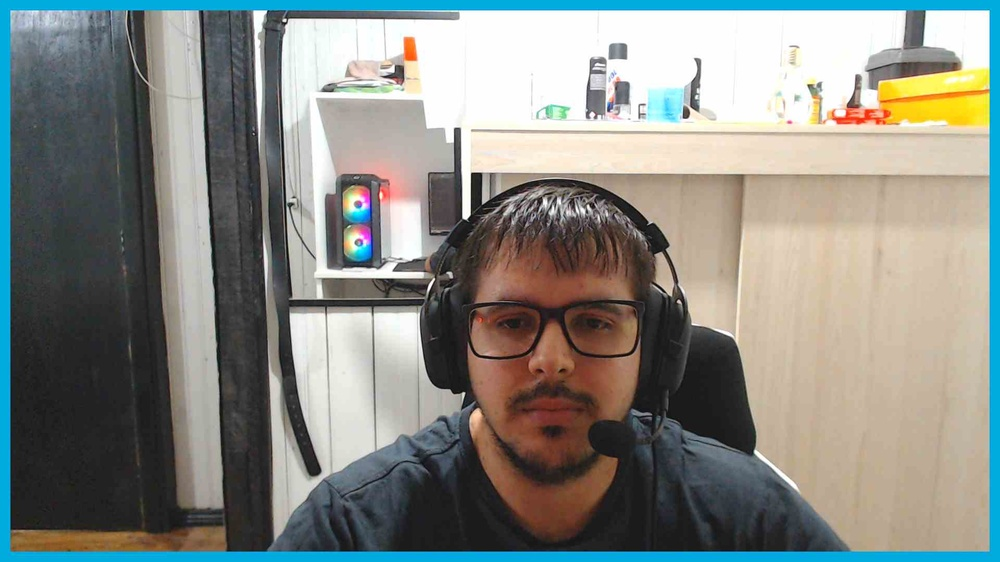
#> input picture imagem_de_referencia.jpg, 1000 x 562 px, shrunk from 1920 x 1080 before the run
$ python medidor_de_distancia.py
#> lines starting #> are read from the running program, lines starting #| are printed output that depends on the picture; after the words box and inside, x2 and y2 are one past the last pixel; in counts of white or black regions, pixels touching at a corner belong together; pictures that were not available may be replaced by others from this repository, and a replacement may not be noted
import cv2

# TODAS AS MEDIDAS EM CENTÍMETROS

imagem_de_referencia = cv2.imread("imagem_de_referencia.jpg")
#> imagem_de_referencia is the input picture: shape (562, 1000, 3); mean B, G, R 131.7, 137.2, 134.8
# distancia de referência camera -> objeto
distancia_de_referencia = 50
# tamanho (largura) real do objeto
largura_de_referencia = 17

verde = (0, 255, 0)
vermelho = (0, 0, 255)
branco = (255, 255, 255)

cascade_do_objeto = cv2.CascadeClassifier("haarcascade_frontalface_default.xml")


def calcular_foco(distancia, largura_na_imagem_de_referencia):
    foco = (largura_na_imagem_de_referencia * distancia) / largura_de_referencia
    return foco


def calcula_distancia(foco, largura_no_video):
    distancia = (largura_de_referencia * foco) / largura_no_video
    return distancia


def procura_objeto(image):
    largura_do_objeto = 0
    imagem_cinza = cv2.cvtColor(image, cv2.COLOR_BGR2GRAY)
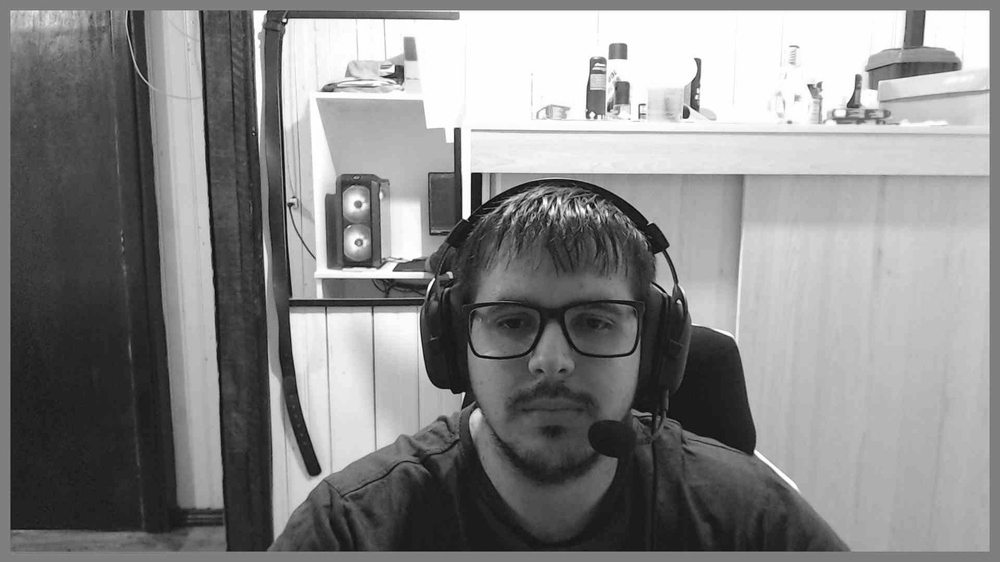
#> imagem_cinza: shape (562, 1000); min 2, max 255, mean 135.9
    objetos = cascade_do_objeto.detectMultiScale(imagem_cinza, 1.3, 5)
#> objetos = [[441, 238, 220, 220]]
    for (x, y, h, w) in objetos:
        cv2.rectangle(image, (x, y), (x + w, y + h), branco, 1)
        largura_do_objeto = w
#> this loop made 1 pass
#> (x, y, h, w, largura_do_objeto) on pass 1: (441, 238, 220, 220, 220)
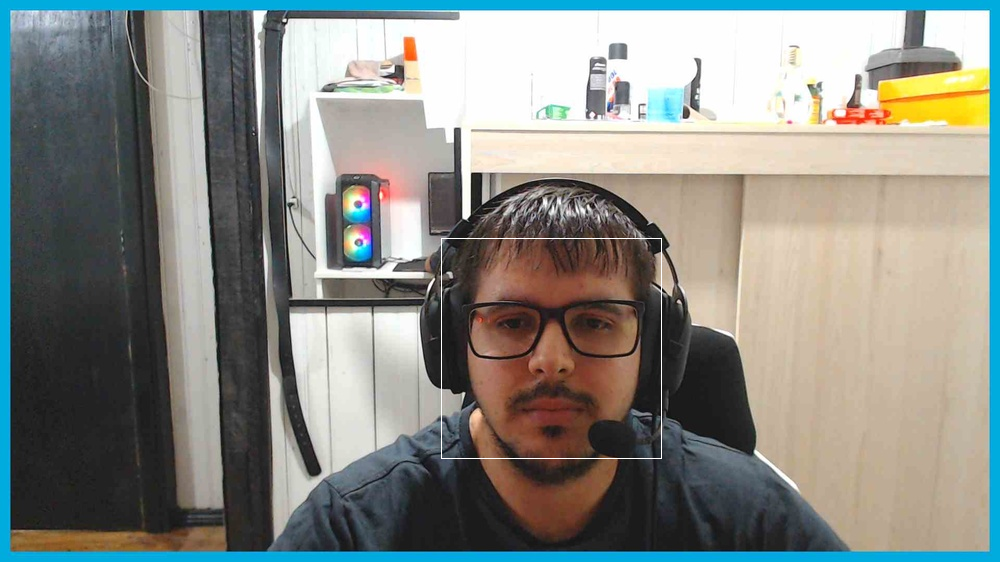
#> image: shape (562, 1000, 3); 0.16% of pixels changed, all inside (x1, y1, x2, y2) = (441, 238, 662, 459)

    return largura_do_objeto


largura_da_imagem_de_referencia = procura_objeto(imagem_de_referencia)
#> largura_da_imagem_de_referencia = 220
foco_referencia = calcular_foco(distancia_de_referencia, largura_da_imagem_de_referencia)
#> in calcular_foco, `foco = (largura_na_imagem_de_referencia * distancia) / largura_de_refe..`: foco = 647.1
#> foco_referencia = 647.1

if __name__ == "__main__":
    video = cv2.VideoCapture("video_teste.mp4")
    cv2.imshow("ref_image", imagem_de_referencia)
    while True:
        ret, frame = video.read()
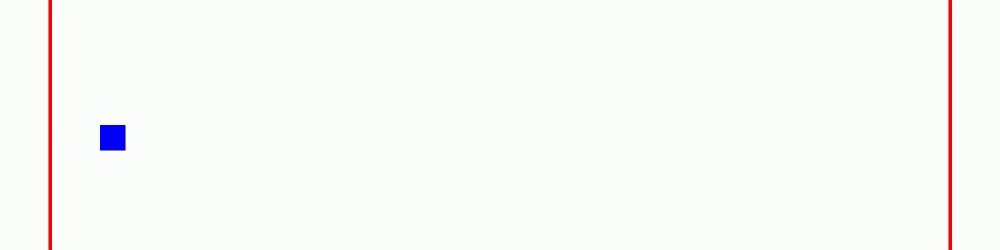
#> input picture frame 20 of video_teste2.mp4, 2000 x 500 px, given in place of video_teste.mp4, which was not available (shown at 1/2 size)
#> frame is the input picture: shape (500, 2000, 3); mean B, G, R 248.2, 250.6, 250.3
        if ret:
            largura_do_objeto_no_frame = procura_objeto(frame)
#> largura_do_objeto_no_frame = 0
            if largura_do_objeto_no_frame != 0:
                distance = calcula_distancia(foco_referencia, largura_do_objeto_no_frame)
                cv2.putText(
                    frame, f"Distancia = {round(distance, 2)} CM", (50, 50), cv2.FONT_HERSHEY_SIMPLEX, 1, (vermelho), 2
                )
            cv2.imshow("frame", frame)
        else:
            break
        if cv2.waitKey(1) == ord("q"):
#> (key q is pressed here)
            break
    video.release()
    cv2.destroyAllWindows()
